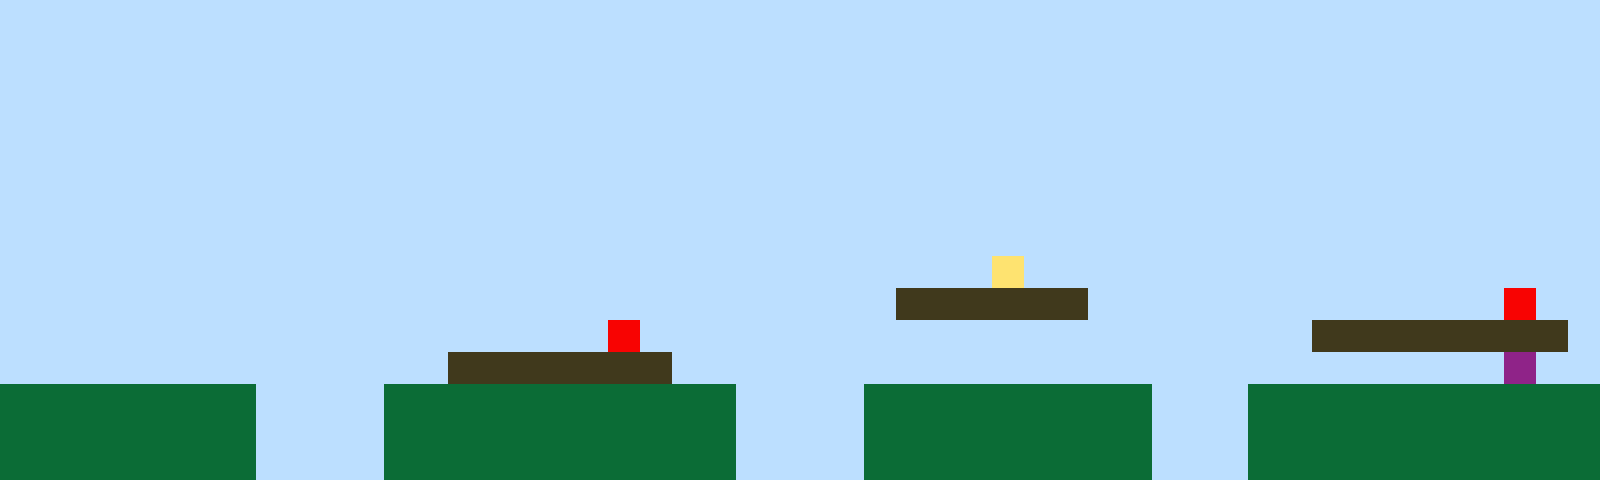

This is a level from a 2D game, rendered from its Tiled map with the project's own tilesets. A one-line summary and the complete map file follow:
An orthogonal 50x15 tile map with 32x32 px tiles, 1 tile layer (Tile Layer 1).

<map version="1.10" tiledversion="1.11.2" orientation="orthogonal" renderorder="right-up" width="50" height="15" tilewidth="32" tileheight="32" infinite="0" nextlayerid="2" nextobjectid="1"><editorsettings><export target="map1.csv" format="csv" /></editorsettings><tileset firstgid="1" name="sprites" tilewidth="32" tileheight="32" tilecount="6" columns="3"><image source="sprites.png" width="96" height="64" /></tileset><layer id="1" name="Tile Layer 1" width="50" height="15"><data encoding="csv">1,1,1,1,1,1,1,1,1,1,1,1,1,1,1,1,1,1,1,1,1,1,1,1,1,1,1,1,1,1,1,1,1,1,1,1,1,1,1,1,1,1,1,1,1,1,1,1,1,1,1,1,1,1,1,1,1,1,1,1,1,1,1,1,1,1,1,1,1,1,1,1,1,1,1,1,1,1,1,1,1,1,1,1,1,1,1,1,1,1,1,1,1,1,1,1,1,1,1,1,1,1,1,1,1,1,1,1,1,1,1,1,1,1,1,1,1,1,1,1,1,1,1,1,1,1,1,1,1,1,1,1,1,1,1,1,1,1,1,1,1,1,1,1,1,1,1,1,1,1,1,1,1,1,1,1,1,1,1,1,1,1,1,1,1,1,1,1,1,1,1,1,1,1,1,1,1,1,1,1,1,1,1,1,1,1,1,1,1,1,1,1,1,1,1,1,1,1,1,1,1,1,1,1,1,1,1,1,1,1,1,1,1,1,1,1,1,1,1,1,1,1,1,1,1,1,1,1,1,1,1,1,1,1,1,1,1,1,1,1,1,1,1,1,1,1,1,1,1,1,1,1,1,1,1,1,1,1,1,1,1,1,1,1,1,1,1,1,1,1,1,1,1,1,1,1,1,1,1,1,1,1,1,1,1,1,1,1,1,1,1,1,1,1,1,1,1,1,1,1,1,1,1,1,1,1,1,1,1,1,1,1,1,1,1,1,1,1,1,1,1,1,1,1,1,1,1,1,1,1,1,1,1,1,1,1,1,1,1,1,1,1,1,1,1,1,1,1,1,1,1,1,1,1,1,1,1,1,1,1,1,1,1,1,1,1,1,1,1,1,1,1,1,1,1,1,1,1,1,1,1,1,1,1,1,1,1,1,1,1,1,1,1,1,1,1,1,1,1,1,1,1,1,1,1,1,1,1,1,1,1,1,1,1,1,1,1,1,1,1,1,1,1,1,1,1,1,1,1,1,1,4,1,1,1,1,1,1,1,1,1,1,1,1,1,1,1,1,1,1,1,1,1,1,1,1,1,1,1,1,1,1,1,1,1,1,1,1,1,1,1,1,1,1,1,1,1,1,3,3,3,3,3,3,1,1,1,1,1,1,1,1,1,1,1,1,1,5,1,1,1,1,1,1,1,1,1,1,1,1,1,1,1,1,1,1,1,1,1,5,1,1,1,1,1,1,1,1,1,1,1,1,1,1,1,1,1,1,1,1,1,3,3,3,3,3,3,3,3,1,1,1,1,1,1,1,1,1,1,1,1,1,1,1,3,3,3,3,3,3,3,1,1,1,1,1,1,1,1,1,1,1,1,1,1,1,1,1,1,1,1,1,1,1,1,1,1,6,1,1,2,2,2,2,2,2,2,2,1,1,1,1,2,2,2,2,2,2,2,2,2,2,2,1,1,1,1,2,2,2,2,2,2,2,2,2,1,1,1,2,2,2,2,2,2,2,2,2,2,2,2,2,2,2,2,2,2,2,1,1,1,1,2,2,2,2,2,2,2,2,2,2,2,1,1,1,1,2,2,2,2,2,2,2,2,2,1,1,1,2,2,2,2,2,2,2,2,2,2,2,2,2,2,2,2,2,2,2,1,1,1,1,2,2,2,2,2,2,2,2,2,2,2,1,1,1,1,2,2,2,2,2,2,2,2,2,1,1,1,2,2,2,2,2,2,2,2,2,2,2</data></layer></map>
